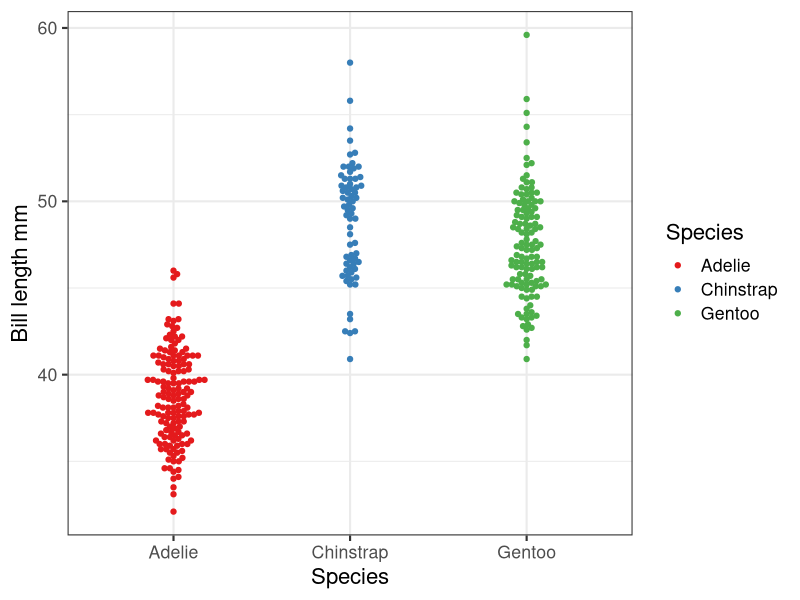

This figure's R source: (Note: this script raises an error after producing the figure.)
## ---- chunk 1
library("tidyverse")
data(penguins, package = 'palmerpenguins')
options(tibble.print_min = 3)
theme_set(theme_bw(base_size = 16))
## ---- chunk 2
library(tidyverse)
data(penguins, package = "palmerpenguins")
penguins |>
  group_by(species) |>
  summarise(
    n = n(),
    mean_mass = mean(body_mass_g, na.rm = TRUE))
## ---- chunk 3
library(ggplot2)
library(ggbeeswarm)
ggplot(penguins, aes(x = species,
                     y = bill_length_mm,
                     colour = species)) +
  geom_beeswarm() +
  scale_colour_brewer(palette = "Set1") +
  labs(x = "Species", y = "Bill length mm", colour = "Species") 
## ---- chunk 4
#| label: quarto-workflow
#| eval: true
#| fig-alt:  Schematic diagram showing the copy-paste workflow using word and the reproducible quarto workflow
knitr::include_graphics("figures/quarto_workflow.png")
## ---- chunk 5
knitr::include_graphics("figures/1-s2.0-S157495410500004X-gr1.jpg")
## ---- chunk 6
#| label: empirical-data-loss
#| fig-alt: Probability of data survival vs paper age. Vines et al 2014
knitr::include_graphics("figures/gr1.jpg")
## ---- chunk 7
#| label: lost-laptop
#| out-width: "50%"
#| fig-alt: Advert offering to pay thief for data on stolen laptop
knitr::include_graphics("figures/rutgers-stolen-ad.jpeg")
## ---- chunk 8
knitr::include_graphics("https://www.uib.no/sites/w3.uib.no/files/styles/content_main_wide_1x/public/20171119_benefitsdmp_tekengebied-1_large.png?itok=YnWxrDdr&timestamp=1616058199")
## ---- chunk 9
knitr::include_graphics("figures/Rgui.png")
## ---- chunk 10
knitr::include_graphics("figures/RStudiogui.png")
